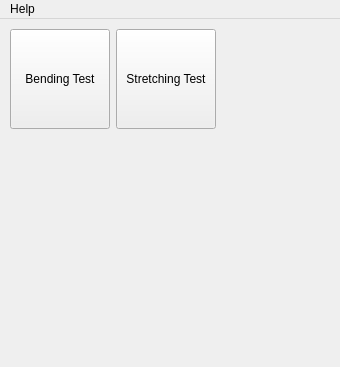
<?xml version="1.0" encoding="UTF-8"?>
<ui version="4.0">
 <class>MainWindow</class>
 <widget class="QMainWindow" name="MainWindow">
  <property name="geometry">
   <rect>
    <x>0</x>
    <y>0</y>
    <width>340</width>
    <height>367</height>
   </rect>
  </property>
  <property name="windowTitle">
   <string>Toolbox</string>
  </property>
  <widget class="QWidget" name="centralwidget">
   <layout class="QVBoxLayout" name="verticalLayout">
    <property name="leftMargin">
     <number>10</number>
    </property>
    <property name="topMargin">
     <number>10</number>
    </property>
    <property name="rightMargin">
     <number>10</number>
    </property>
    <property name="bottomMargin">
     <number>10</number>
    </property>
    <item>
     <layout class="QGridLayout" name="gridLayout">
      <item row="0" column="0">
       <widget class="QPushButton" name="pushButton_bend">
        <property name="sizePolicy">
         <sizepolicy hsizetype="Fixed" vsizetype="Fixed">
          <horstretch>0</horstretch>
          <verstretch>0</verstretch>
         </sizepolicy>
        </property>
        <property name="minimumSize">
         <size>
          <width>100</width>
          <height>100</height>
         </size>
        </property>
        <property name="maximumSize">
         <size>
          <width>100</width>
          <height>100</height>
         </size>
        </property>
        <property name="text">
         <string>Bending Test</string>
        </property>
       </widget>
      </item>
      <item row="0" column="2">
       <spacer name="horizontalSpacer">
        <property name="orientation">
         <enum>Qt::Horizontal</enum>
        </property>
        <property name="sizeHint" stdset="0">
         <size>
          <width>40</width>
          <height>20</height>
         </size>
        </property>
       </spacer>
      </item>
      <item row="0" column="1">
       <widget class="QPushButton" name="pushButton_stretch">
        <property name="sizePolicy">
         <sizepolicy hsizetype="Fixed" vsizetype="Fixed">
          <horstretch>0</horstretch>
          <verstretch>0</verstretch>
         </sizepolicy>
        </property>
        <property name="minimumSize">
         <size>
          <width>100</width>
          <height>100</height>
         </size>
        </property>
        <property name="maximumSize">
         <size>
          <width>100</width>
          <height>100</height>
         </size>
        </property>
        <property name="text">
         <string>Stretching Test</string>
        </property>
       </widget>
      </item>
      <item row="1" column="0">
       <spacer name="verticalSpacer">
        <property name="orientation">
         <enum>Qt::Vertical</enum>
        </property>
        <property name="sizeHint" stdset="0">
         <size>
          <width>20</width>
          <height>40</height>
         </size>
        </property>
       </spacer>
      </item>
      <item row="2" column="0">
       <spacer name="verticalSpacer_2">
        <property name="orientation">
         <enum>Qt::Vertical</enum>
        </property>
        <property name="sizeHint" stdset="0">
         <size>
          <width>20</width>
          <height>40</height>
         </size>
        </property>
       </spacer>
      </item>
     </layout>
    </item>
   </layout>
  </widget>
  <widget class="QMenuBar" name="menubar">
   <property name="geometry">
    <rect>
     <x>0</x>
     <y>0</y>
     <width>340</width>
     <height>22</height>
    </rect>
   </property>
   <widget class="QMenu" name="menuHelp">
    <property name="title">
     <string>Help</string>
    </property>
    <addaction name="actionGetStarted"/>
    <addaction name="actionDocumentation"/>
    <addaction name="separator"/>
    <addaction name="actionAbout"/>
   </widget>
   <addaction name="menuHelp"/>
  </widget>
  <action name="actionAbout">
   <property name="text">
    <string>About</string>
   </property>
  </action>
  <action name="actionGetStarted">
   <property name="text">
    <string>Get started</string>
   </property>
  </action>
  <action name="actionDocumentation">
   <property name="text">
    <string>Documentation</string>
   </property>
  </action>
 </widget>
 <resources/>
 <connections/>
</ui>
